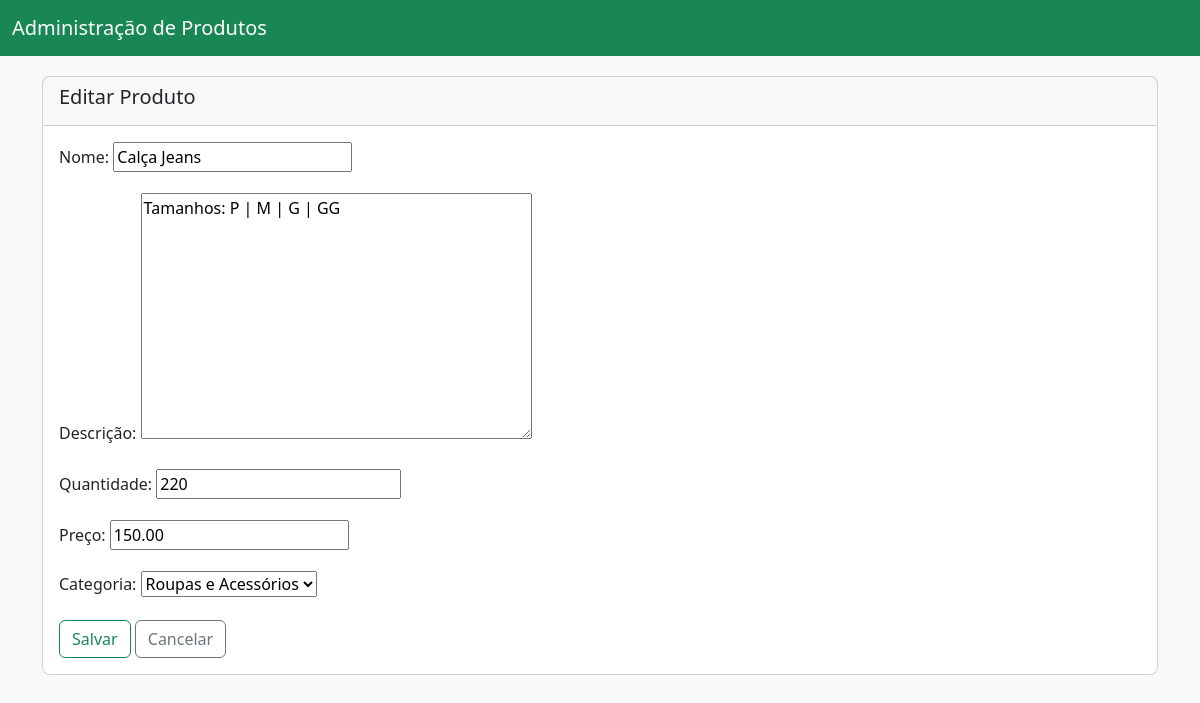
The app's page /update/2/ with its own data.
### todos/models.py (models this page shows, shortened)
class Produto(models.Model):
    nome = models.CharField(verbose_name="Nome", max_length=100, null=False, blank=False)
    descricao = models.TextField(verbose_name="Descrição", null=False, blank=False)  # Usar TextField para descrições mais longas
    quantidade = models.BigIntegerField(verbose_name="Quantidade", null=False, blank=False)
    preco = models.DecimalField(verbose_name="Preço", max_digits=10, decimal_places=2, null=False)  # Usar DecimalField para preço
    categoria = models.ForeignKey(Categoria, on_delete=models.CASCADE, related_name="categoria")
    created_at = models.DateTimeField(verbose_name="Criado em", auto_now_add=True)

### todos/views.py (the view)
# urls.py: path('update/<int:pk>/', ProdutoUpdateView.as_view(), name='produto_update'),
class ProdutoUpdateView(UpdateView):
    model = Produto
    fields = ['nome','descricao','quantidade','preco','categoria']
    success_url = reverse_lazy('produto_list')

### todos/models.py (called while the page is built)
    def __str__(self):
        return self.nome  # Retorna o nome da categoria como representação em string

### todos/templates/todos/produto_form.html (shortened to what this page needs)
<!DOCTYPE html>
<html lang="pt-br">
<head>
    <link href="https://cdn.jsdelivr.net/npm/bootstrap@5.3.3/dist/css/bootstrap.min.css" rel="stylesheet">
</head>
<body>
    <nav class="navbar navbar-expand-lg navbar-custom">
        <div class="container-fluid">
            <a class="navbar-brand" href="#" style="color: #ffffff;">Administração de Produtos</a>
        </div>
    </nav>
    <div class="container">
        <div class="card">
            <div class="card-header">
                <h5 class="card-title">{% if object %}Editar{% else %}Adicionar{% endif %} Produto</h5>
            </div>
            <div class="card-body">
                <form method="POST">
                    <div class="mb-3">
                        <label for="nome" class="form-label">Nome:</label>
                        {{ form.nome }}
                    </div>
                    <div class="mb-3">
                        <label for="descricao" class="form-label">Descrição:</label>
                        {{ form.descricao }}
                    </div>
                    <div class="mb-3">
                        <label for="quantidade" class="form-label">Quantidade:</label>
                        {{ form.quantidade }}
                    </div>
                    <div class="mb-3">
                        <label for="preco" class="form-label">Preço:</label>
                        {{ form.preco }}
                    </div>
                    <div class="mb-3">
                        <label for="categoria" class="form-label">Categoria:</label>
                        {{ form.categoria }}
                    </div>
                    <button type="submit" class="btn btn-outline-success">Salvar</button>
                    <a href="{% url 'produto_list' %}" class="btn btn-outline-secondary">Cancelar</a>
                </form>
            </div>
        </div>
    </div>
</body>
</html>

### todos/templates/todos/produto_form.html (style rules this page uses)
body { background-color: #f8f9fa; }
.navbar { margin-bottom: 20px; }
.navbar-custom { background-color: #198754; }
.container { margin-top: 20px; }
.card { margin-top: 20px; border-radius: 8px; }

### records on screen
Produto: nome "Calça Jeans", descricao "Tamanhos: P | M | G | GG", quantidade "220", preco "150.00", categoria "Roupas e Acessórios"
